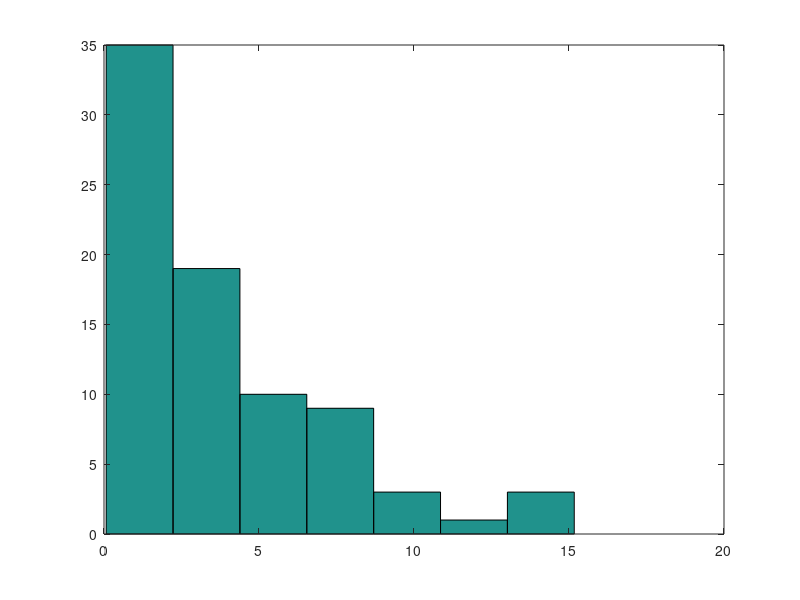

Recreate this plot in MATLAB. (Note: this script raises an error after producing the figure.)
function F1(  )
    X = [3.95 6.48 2.86 4.32 0.20 0.12 0.33 11.77 1.22 5.25 3.44 2.41 0.24 3.49 0.07 4.8 0.07 1.42 1.62 2.47 1.44 1.62 6.90 0.12 8.22 0.45 7.06 13.69 2.31 0.50 1.61 6.63 3.99 3.10 0.75 0.07 7.42 0.62 1.76 3.91 6.62 3.39 2.92 8.46 2.11 5.95 3.82 2.16 5.52 4.95 1.93 5.31 0.77 0.07 1.26 4.27 2.15 8.91 0.39 0.51 0.80 0.24 5.38 2.08 15.17 3.42 4.65 7.29 6.89 3.44 9.45 2.05 3.01 1.45 1.43 1.79 13.57 10.71 4.56 2.53];
    % x e Z d v f
    % x e R f
    alpha = 0.01;
    n = length(X);
    k = round(1+log2(n));% -------
    hist(X,k)
    N = hist(X,k);% -----
    lambda_ = 1/mean(X);% -----
    x_min = min(X);
    x_max = max(X);
    x = linspace(x_min,x_max,k+1);
    index = 1:k;
    p0 = ContinuousCDF(x(index+1),'exponential',lambda_) - ContinuousCDF(x(index),'exponential',lambda_);% -----
    % vagy expcdf (1/lambda_)
    chi2_value = sum((N - n.*p0).^2/(n.*p0));
    chi2_quantile = chi2inv(1-alpha,k-1-1);% -----
    H = ~(chi2_value<chi2_quantile);
    if (H == 0)
        disp('Exp eloszlas');% -----
        disp(lambda_);
    else
        disp('Nem Exp. eloszlas');% -----
    end
end

